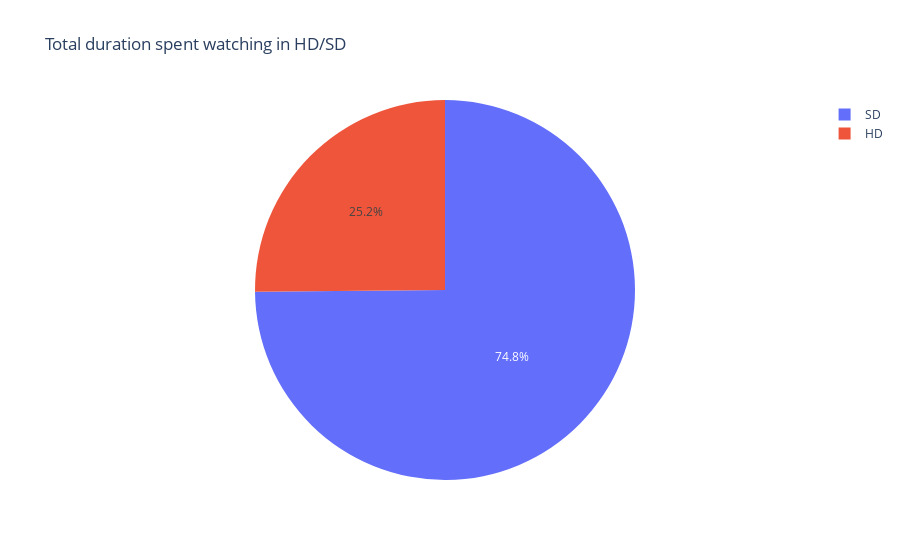
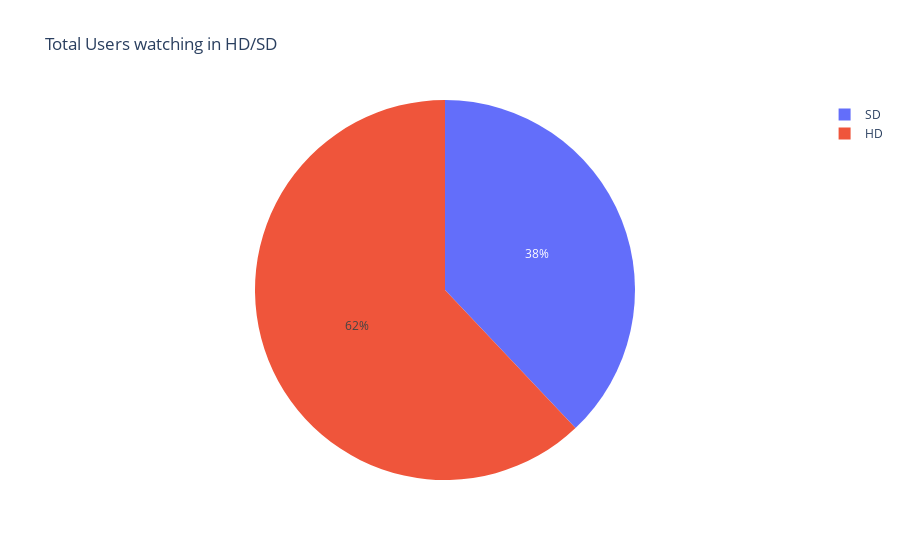

Here is the notebook cell these charts were saved with, in order:
### Code cell
class_mapping = {0: 'SD', 1: 'HD'}
grouped['hd_'] = grouped['hd'].map(class_mapping)
fig = px.pie(grouped, values='Total watch time in houres', names='hd_',\
             hover_data=['hd_'],title='Total duration spent watching in HD/SD')
fig2 = px.pie(grouped, values='No of Users who Watched', names='hd_',\
             hover_data=['hd_'],title='Total Users watching in HD/SD')
fig.update_traces(sort=False)
fig2.update_traces(sort=False)
fig.show()
fig2.show()

### Figure 1 — Plotly figure (JSON) as saved in the notebook; plotly's stock layout.template omitted (floating-point values rounded to 4 significant figures)
{"data": [{"customdata": [["SD"], ["HD"]], "domain": {"x": [0, 1], "y": [0, 1]}, "hovertemplate": "hd_=%{customdata[0]}<br>Total watch time in houres=%{value}<extra></extra>", "labels": ["SD", "HD"], "legendgroup": "", "name": "", "showlegend": true, "sort": false, "type": "pie", "values": [268400.0, 90180.0]}], "layout": {"legend": {"tracegroupgap": 0}, "title": {"text": "Total duration spent watching in HD/SD"}}}

### Figure 2 — Plotly figure (JSON) as saved in the notebook; plotly's stock layout.template omitted (floating-point values rounded to 4 significant figures)
{"data": [{"customdata": [["SD"], ["HD"]], "domain": {"x": [0, 1], "y": [0, 1]}, "hovertemplate": "hd_=%{customdata[0]}<br>No of Users who Watched=%{value}<extra></extra>", "labels": ["SD", "HD"], "legendgroup": "", "name": "", "showlegend": true, "sort": false, "type": "pie", "values": [6728, 11000]}], "layout": {"legend": {"tracegroupgap": 0}, "title": {"text": "Total Users watching in HD/SD"}}}
